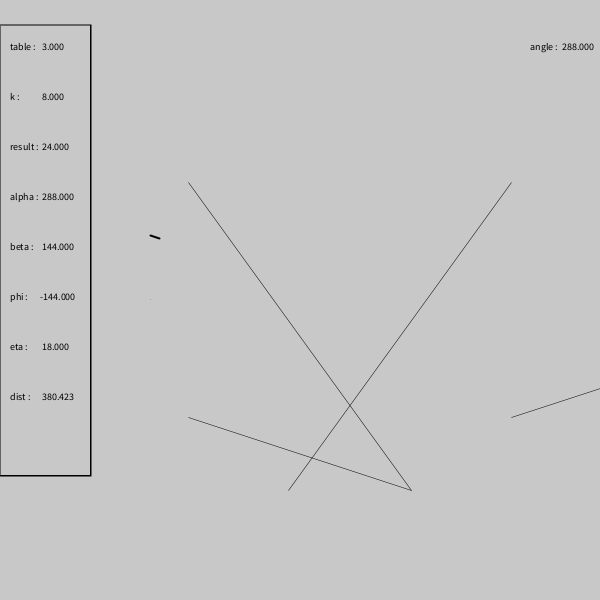
Frame 1 (no input)
Frame 60 (the mouse pressed at the canvas centre just before this capture): identical to frame 1, image omitted
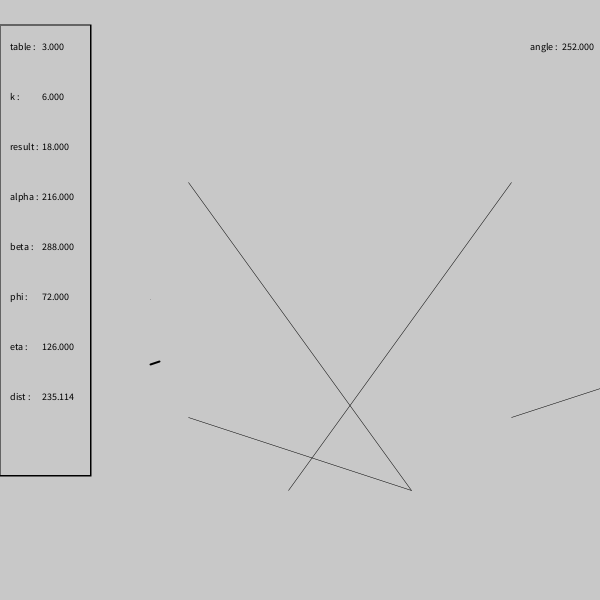
Frame 120 (the mouse held since frame 60 and released just before this capture)

The Processing sketch that drew these frames (run headless with seeded random() and noise(); from frame 60 on, the mouse is pressed at the canvas centre):

// Processing sketch: TableVisualized
// ── TableVisualized.pde
float table, modulus, radius;

boolean mouseState = false;

Turtle robot;

float selectedPoint = 0.0;

void setup(){
  size(600,600);
  
  strokeWeight(0.5);
  radius = 200;
  modulus = 10;
  table = 3.00;
  
  
}


void draw(){
  robot = new Turtle(50,0);
  background(200);
  
  
  selectedPoint = calulateDebugPoint();
  algorithm();
  

  
  if (mouseButton == LEFT && mouseState) {
     table += 0.01;
  } else if (mouseButton == RIGHT && mouseState) {
     table -= 0.01;
  } else {
  }
  
  if(table < 1) table = 1;
};



void algorithm() {
  
  float result, alpha, beta, phi, eta, dist;
  robot.leverCrayon();

  for (float k = 0.0; k < 10.0; k += 10.0/modulus) {
    result = k * table;
    alpha = k * ((2*PI) / 10.0);
    alpha = alpha % (2*PI);
    beta = result * ((2*PI) / 10.0);
    beta = beta % (2*PI);
    phi = beta - alpha;
    eta = PI - (PI - phi) / 2;
    dist = sqrt(2 * (radius * radius) - (2 * (radius * radius)) * cos(phi));
    

    if(k <= selectedPoint){
      fill(200);
      rect(0,25,90,450);
      fill(0);
      strokeWeight(0.5);
      textSize(10);
      
      text("table :", 10, 50);   text(table, 40,50);
      text("k :", 10,100);       text(k, 40,100);
      text("result :", 10,150);  text(result, 40,150);
      text("alpha :", 10,200);   text(alpha * RAD_TO_DEG, 40,200);
      text("beta :", 10,250);    text(beta * RAD_TO_DEG, 40,250);
      text("phi :", 10,300);     text(phi * RAD_TO_DEG, 40,300);
      text("eta :", 10,350);     text(eta * RAD_TO_DEG, 40,350);
      text("dist :", 10,400);    text(dist, 40,400);
    }

    
    robot.tournerDroite(alpha);
    robot.avancer(radius);
    robot.tournerDroite(eta);
    robot.poserCrayon();
    robot.avancer(dist);
    robot.leverCrayon();
    robot.tournerDroite(eta);
    robot.avancer(radius);
    robot.tournerGauche((eta * 2));
    robot.tournerGauche(alpha);
  }
}


float calulateDebugPoint() {
  float x = (width/2) + robot.offSetX();
  x = mouseX - x;
  float y = (height/2) + robot.offSetY();
  y = - mouseY + y;
  
  float angle = -(atan2(y,x));
  if(angle < 0) angle += 2*PI;
  angle += (PI/2);
  angle = angle % (2*PI);
  angle -= angle % ((2*PI)/modulus);
  
  fill(200);
  rect(width,25,width - 90,450);
  fill(0);
  strokeWeight(0.5);
  textSize(10);
  
  text("angle :", width - 70, 50);   text(angle*RAD_TO_DEG, width - 40,50);
  
  strokeWeight(2);
  line((width/2) + robot.offSetX() + cos(angle - (PI/2))*(radius), 
      (height/2) + robot.offSetY() + sin(angle - (PI/2))*(radius), 
      (width/2)  + robot.offSetX() + cos(angle - (PI/2))*((radius + 10)), 
      (height/2) + robot.offSetY() + sin(angle - (PI/2))*((radius + 10)));
  
  float point = (10 * angle) / (2*PI);
  return point;
}



void mousePressed(){
  mouseState = true;
}


void mouseReleased(){
    mouseState = false;
}

void mouseWheel(MouseEvent event) {
  float e = event.getCount();
  modulus -= e;
  if(modulus < 10) modulus = 10;
}

// ── Turtle.pde
public class Turtle{

  
  public Turtle(){
    heading = PI/2;
    offX = 0;
    offY = 0;
    posX = width/2;
    posY = height/2;
  };
  
  public Turtle(float x, float y){
    heading = PI/2;
    offX = x;
    offY = y;
    posX = width/2 + x;
    posY = height/2 + y;
  };
  
  public void avancer(float distance){
    float curX = posX;
    float curY = posY;
    
    posX += cos(PI/2 + heading) * distance;
    posY += sin(PI/2 + heading) * distance;
    if(pen) line(curX, curY, posX, posY);
  }
  
  public void reculer(float distance){
    avancer(-distance);
  }
  
  public void tournerGauche(float angle){
    heading += angle;
    heading %= 2*PI;
    if (heading < 0) {
      heading += 2*PI;
    }
  }
  
  public void tournerDroite(float angle){
    tournerGauche(-angle);
  }
  
  public void leverCrayon(){
    pen = false;
  }  
  
  public void poserCrayon(){
    pen = true;
  }
  
  public float offSetX(){
    return offX;
  }
  
  public float offSetY(){
    return offY;
  }
  
  private float heading, posX,posY, offX,offY;
  private boolean pen;
};
